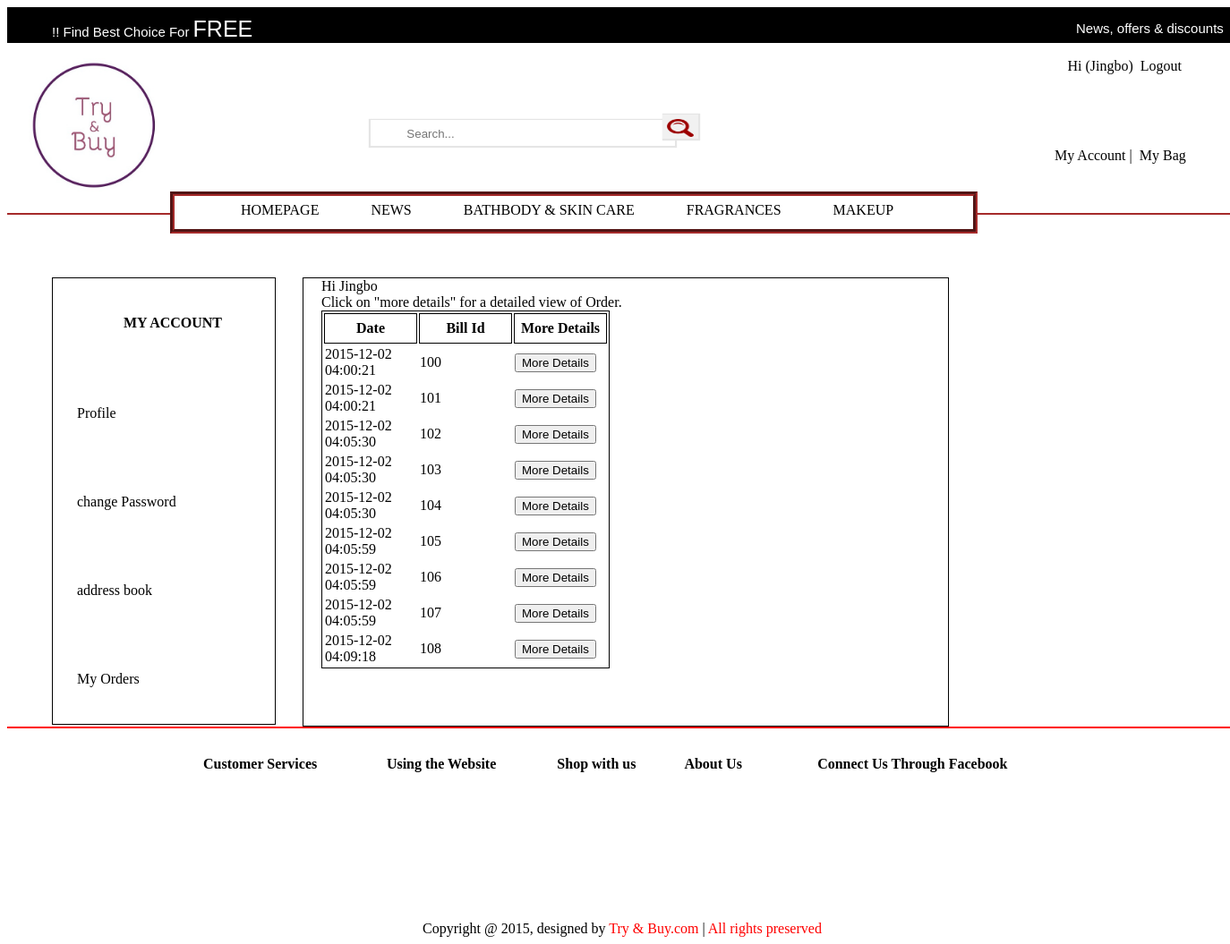
Page /php/MyOrders.php (signed in) on the committed database.
### tables this page shows
CREATE TABLE `CustomerShoppingInfo` (
  `BillId` int(11) NOT NULL,
  `CustomerId` int(11) DEFAULT NULL,
  `ProductId` varchar(100) DEFAULT NULL,
  `Quantity` int(100) DEFAULT '0',
  `Date` timestamp NULL DEFAULT CURRENT_TIMESTAMP,
  `Total` float NOT NULL DEFAULT '0'
);

### php/MyOrders.php (the view, shortened to what this page needs)
<?php
include "dbconnect.php";
if(isset($_GET["billId"])) {
  $billId = $_GET["billId"];
  error_log("Hello world");
  $queryBillDetails="SELECT CustomerShoppingInfo.Date, CustomerShoppingInfo.ProductId, Products.ProductName, Products.Price, CustomerShoppingInfo.Quantity
  FROM CustomerShoppingInfo
  JOIN Products on CustomerShoppingInfo.ProductId = Products.ProductId
  JOIN UserInfo on CustomerShoppingInfo.CustomerId=UserInfo.UserId
  WHERE CustomerShoppingInfo.BillId=$billId";
  $resultBillDetails =mysqli_query($conn, $queryBillDetails) or die(mysqli_error());
  ?>
  <table>
    <tr>
      <th>Date</th>
      <th>ProductId</th>
      <th>ProductName</th>
      <th>Count</th>
      <th>Price</th>
    </tr>
  <?php
  while($details = $resultBillDetails->fetch_assoc()) {
      echo
            "<tr>
              <td>{$details['Date']}</td>
              <td>{$details['ProductId']}</td>
              <td>{$details['ProductName']}</td>
              <td>{$details['Quantity']}</td>
              <td>{$details['Price']}</td>
            </tr>\n";
          }
    ?>
  </table>
<?php
  mysqli_close($conn);
}
else {
  include("../php/login-account-cart.php");
  $username = $_SESSION["name"];
  if ($username){
     $sql = "SELECT DISTINCT CustomerShoppingInfo.Date,CustomerShoppingInfo.BillId, CustomerShoppingInfo.CustomerId FROM CustomerShoppingInfo INNER JOIN UserInfo on CustomerShoppingInfo.CustomerId = UserInfo.UserId WHERE UserInfo.FirstName='$username'";
     $result = mysqli_query($conn, $sql) or die(mysqli_error());
   }
  ?>
  <div class="my-account-body-section">
      Hi <?= $_SESSION["name"] ?> <br>
      Click on "more details" for a detailed view of Order.
      <table class="myOrderTable">
        <tr><th class="table-headings"> Date</th>
          <th class="table-headings">Bill Id </th>
          <th class="table-headings">More Details </th>
      </tr>
    <?php
    while($row = $result->fetch_assoc()) {
        echo
              "<tr>
                <td>{$row['Date']}</td>
                <td>{$row['BillId']}</td>
                <td><input id=\"more-details-btn\" type=\"button\" value=\"More Details\" onclick=getMoreDetails({$row['BillId']})></td>
              </tr>\n";
            }
          ?>
      </table>
  </div>
<?php
  echo "</body></html>";
}
?>

### css/style.css (style rules this page uses)
body { width:100%; height:100%; }
.header-top { font-family:Arial; font-size:15px; color:white; background-color:black; height:40px; }
.header-top-left { text-indent:50px; margin-top:10px; float:left; width:600px; }
.free { font-size:25px; }
.header-top-right { float:right; width:200px; text-indent: 20px; margin-top:15px; }
.header { border-bottom:2px solid brown; height:170px; background-color:white; color:black; margin-top:20px; width:100%; }
.logo { float:left; width: 430px; height: 150px; padding-left:20px; padding-bottom:5px; }
.logo-image { position:absolute; top:65px; height:150px; width:150px; }
#search-text { position:absolute; top:100px; left:400px; border-top:thin solid #e5e5e5; border-right:thin solid #e5e5e5; border-bottom:0; border-left:thin solid #e5e5e5; box-shadow:0px 1px 1px 1px #e5e5e5; float:left; height:17px; margin:2.5em 0 0 1em; outline:0; padding:.5em 0 .4em 3em; width:300px; }
#search-holder { position:absolute; left:740px; top:100px; background-color:#f1f1f1; border-top:thin solid #e5e5e5; box-shadow:1px 1px 1px 1px #e5e5e5; cursor:pointer; float:left; height:27px; margin:9px 0 0 0; text-align:center; width:40px; margin-top: 1.7em; }
#search-img { margin:5px; width:30px; height:20px; }
.nav { background-color: #fff; border: 5px groove brown; display: block; height: 30px; margin-left: 182px; margin-top: 4em; padding-left: 20px; padding-top: 7px; position: absolute; text-transform: uppercase; top: 150px; width: 872px; }
.nav ul { list-style-type: none; margin: 0; padding: 0; }
.nav li { padding-left: 50px; float: left; }
a:link, a:visited { text-decoration: none; text-align: center; padding: 4px; color:black; }
.table { width:1000px; height:50px; float:left; }
.table-heading { padding: 20px; text-align: center; text-decoration: bold; }
.copy-right { text-align:center; padding-top:150px; }
.foot { color:red; }
.footer1 { clear:both; width: 100%; border-top:2px solid red; padding-left:13%; padding-top:15px; height:50px; }
.my-account-menu-bar, .my-account-body-section { border: 1px solid black; height: 500px; margin-left: 50px; padding-left: 20px; width: 250px; float:left; margin-top: 70px; }
.my-account-body-section { width:700px; margin-left: 30px; }
.myOrderTable { border:1px solid black; }
.table-headings { border:1px solid black; width:100px; height:30px; }

### rows in the picture
customershoppinginfo: Date "2015-12-02 04:00:21", BillId "100"
customershoppinginfo: Date "2015-12-02 04:00:21", BillId "101"
customershoppinginfo: Date "2015-12-02 04:05:30", BillId "102"
customershoppinginfo: Date "2015-12-02 04:05:30", BillId "103"
customershoppinginfo: Date "2015-12-02 04:05:30", BillId "104"
customershoppinginfo: Date "2015-12-02 04:05:59", BillId "105"
customershoppinginfo: Date "2015-12-02 04:05:59", BillId "106"
customershoppinginfo: Date "2015-12-02 04:05:59", BillId "107"
customershoppinginfo: Date "2015-12-02 04:09:18", BillId "108"

### other values in the picture
$_SESSION["name"] "Jingbo"
